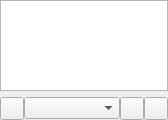
<?xml version="1.0" encoding="UTF-8"?>
<ui version="4.0">
 <class>DevicesPage</class>
 <widget class="QWidget" name="DevicesPage">
  <property name="geometry">
   <rect>
    <x>0</x>
    <y>0</y>
    <width>168</width>
    <height>120</height>
   </rect>
  </property>
  <layout class="QVBoxLayout" name="vlayout">
   <property name="leftMargin">
    <number>0</number>
   </property>
   <property name="topMargin">
    <number>0</number>
   </property>
   <property name="rightMargin">
    <number>0</number>
   </property>
   <property name="bottomMargin">
    <number>0</number>
   </property>
   <item>
    <widget class="ItemView" name="view"/>
   </item>
   <item>
    <layout class="QHBoxLayout" name="hlayout">
     <property name="spacing">
      <number>0</number>
     </property>
     <property name="leftMargin">
      <number>0</number>
     </property>
     <property name="topMargin">
      <number>0</number>
     </property>
     <property name="rightMargin">
      <number>0</number>
     </property>
     <property name="bottomMargin">
      <number>0</number>
     </property>
     <item>
      <widget class="ToolButton" name="searchButton"/>
     </item>
     <item>
      <widget class="GenreCombo" name="genreCombo">
       <property name="sizePolicy">
        <sizepolicy hsizetype="MinimumExpanding" vsizetype="Fixed">
         <horstretch>0</horstretch>
         <verstretch>0</verstretch>
        </sizepolicy>
       </property>
      </widget>
     </item>
     <item>
      <widget class="MenuButton" name="menuButton"/>
     </item>
     <item>
      <widget class="ToolButton" name="copyToLibraryButton"/>
     </item>
    </layout>
   </item>
  </layout>
 </widget>
 <customwidgets>
  <customwidget>
   <class>ItemView</class>
   <extends>QTreeView</extends>
   <header>itemview.h</header>
  </customwidget>
  <customwidget>
   <class>GenreCombo</class>
   <extends>QComboBox</extends>
   <header>genrecombo.h</header>
  </customwidget>
  <customwidget>
   <class>ToolButton</class>
   <extends>QToolButton</extends>
   <header>toolbutton.h</header>
  </customwidget>
  <customwidget>
   <class>MenuButton</class>
   <extends>QToolButton</extends>
   <header>menubutton.h</header>
  </customwidget>
 </customwidgets>
 <resources/>
 <connections/>
</ui>
